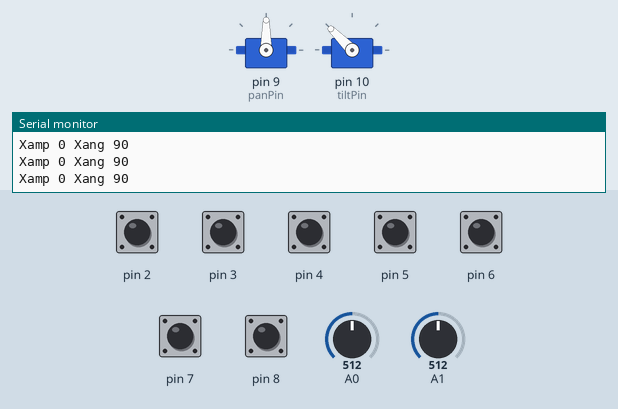
This sketch was run on a simulated Arduino Uno, built with avr-gcc and run on an emulated ATmega328P. On the bench: 2 × servo, the last lines printed to the serial monitor. The test bench sets the inputs (shaded band); at power-on: pin 2–8 HIGH, A0 = 512, A1 = 512.

Above: at 1.3 s.
1.4 s: A0 set to 716
At 2.5 s:
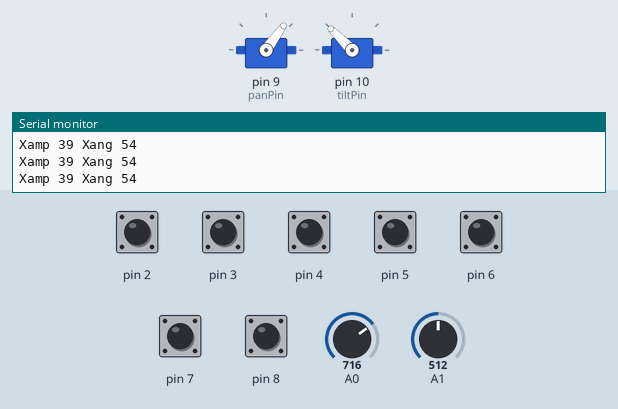
2.9 s: A1 set to 716
At 4.1 s:
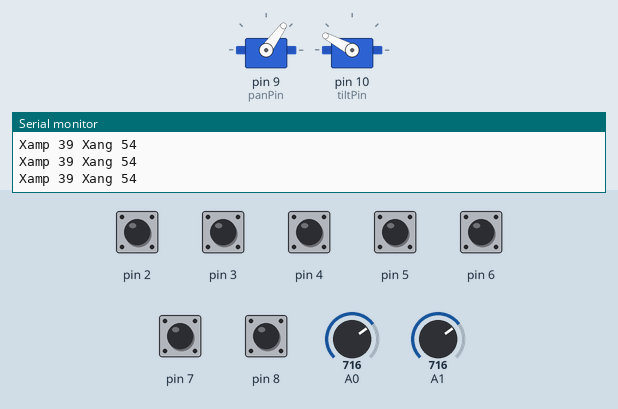
4.4 s: A0 set to 900
At 5.6 s:
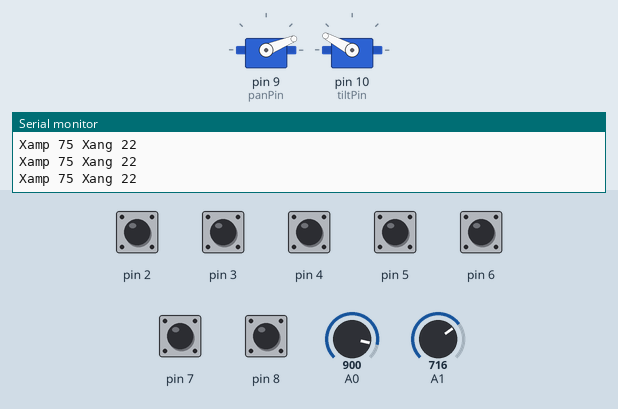
5.9 s: A0 set to 306
At 7.1 s:
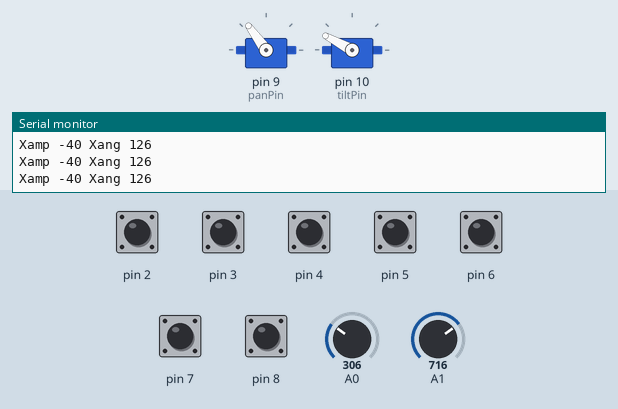
7.4 s: A1 set to 524
At 7.9 s:
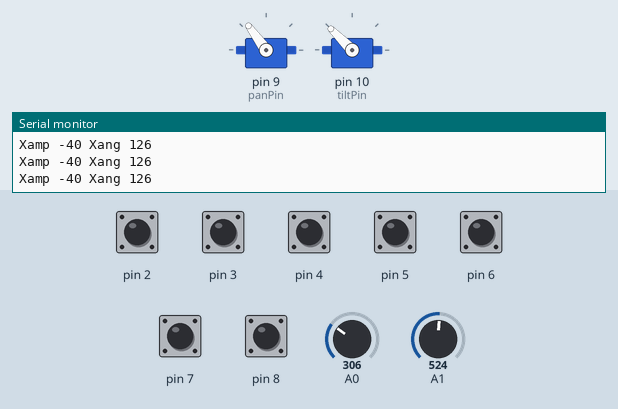
8.9 s: A1 set to 517
Timing chart, 0 to 11.4 s (numbered marks = the images above; inputs shaded):
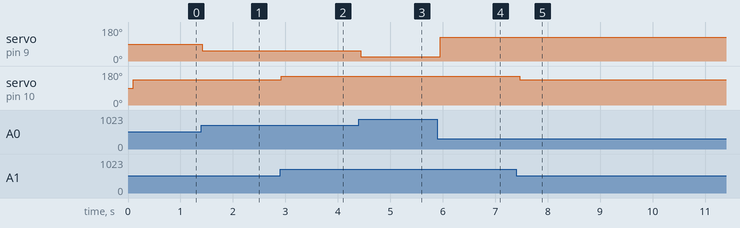

The sketch:

ServoJoystick.ino
```cpp
/*
 * Control pan tilt servos from the Funduino joystick
 */

#include <Servo.h>
int panPin = 9;   // Servos attach to PWM pins
int tiltPin = 10;

Servo panServo,tiltServo;  // create servo object to control a servo
                // twelve servo objects can be created on most boards
#define PanMaxAngle 0    // pan right
#define PanMinAngle 180  // pan left
#define PanRange (PanMaxAngle-PanMinAngle)
// Tilt 0 is table horizontal, camera facing up, 90 facing forward
// Pan 0 is right, 90 middle, 180 left
#define TiltMaxAngle 180  // up
#define TiltMinAngle 90   // down
#define TiltRange (TiltMaxAngle-TiltMinAngle)

#define MinAmplitude -100
#define MaxAmplitude 100
#define AmplitudeRange (MaxAmplitude-MinAmplitude)

#define PanFactor ((float)PanRange / (float)AmplitudeRange)
#define TiltFactor ((float)TiltRange / (float)AmplitudeRange)

#include <JoystickShield.h> // include JoystickShield Library
// standard joystick shield uses pins 0-8
JoystickShield joystickShield; // create an instance of JoystickShield object

void setup() {
  // put your setup code here, to run once:
  Serial.begin(9600);
  // must attach servo to a PWM pin
  panServo.attach(panPin);  // attaches the servo on pin 9 to the servo object
  tiltServo.attach(tiltPin);
  delay(100);
  // new calibration function
  joystickShield.calibrateJoystick();

  // predefined Joystick to Pins 0 and 1.
  // Change it if you are using a different shield
  // setJoystickPins(0, 1);

  // predefined buttons to the following pins.
  // change it if you are using a different shield.
  // setButtonPins(pinJoystickButton, pinUp, pinRight, pinDown, pinLeft, pinF, pinE);
  // to deactivate a button use a pin outside of the range of the arduino e.g. 255, but not above
  // setButtonPins(8, 2, 3, 4, 5, 7, 6);
}

/*
 *   Joystick amplitude goes from -100 to + 100 which has to be mapped to
 *   PanTilt max/min angles
 *   Integer arithmetic will introduce errors
 */
int xAmpToXangle(int amplitude)
{
  return PanMinAngle +((amplitude-MinAmplitude)*PanFactor );
}

int yAmpToYangle(int amplitude)
{
  return TiltMinAngle +((amplitude-MinAmplitude)*TiltFactor );
}

void loop() {
  int pos;
  // put your main code here, to run repeatedly:
  joystickShield.processEvents(); // process events
#if 0
  for(pos = PanMinAngle; pos <= PanMaxAngle; pos += 1) // goes from 0 degrees to 180 degrees
  {                                  // in steps of 1 degree
    panServo.write(pos);              // tell servo to go to position in variable 'pos'
    delay(15);                       // waits 15ms for the servo to reach the position
  }
  for(pos = PanMaxAngle; pos>=PanMinAngle; pos-=1)     // goes from 180 degrees to 0 degrees
  {
    panServo.write(pos);              // tell servo to go to position in variable 'pos'
    delay(15);                       // waits 15ms for the servo to reach the position
  }
#endif
#if 0
  for(pos = TiltMinAngle; pos <= TiltMaxAngle; pos += 1) // goes from 0 degrees to 180 degrees
  {                                  // in steps of 1 degree
    tiltServo.write(pos);              // tell servo to go to position in variable 'pos'
    delay(15);                       // waits 15ms for the servo to reach the position
  }
  for(pos = TiltMaxAngle; pos>=TiltMinAngle; pos-=1)     // goes from 180 degrees to 0 degrees
  {
    tiltServo.write(pos);              // tell servo to go to position in variable 'pos'
    delay(15);                       // waits 15ms for the servo to reach the position
  }
#endif
#if 1
  Serial.print("Xamp ");Serial.print(joystickShield.xAmplitude());
  Serial.print(" Xang ");
  pos = xAmpToXangle(joystickShield.xAmplitude());
  Serial.println(pos);
  panServo.write(pos);
  pos = yAmpToYangle(joystickShield.yAmplitude());
  tiltServo.write(pos);
  delay(100);
#endif
}
```

Measured:
- after the input at 1.4 s, servo on pin 9 (panPin): 90° → 54° at once
- after the input at 2.9 s, servo on pin 10 (tiltPin): 135° → 152° at once
- after the input at 4.4 s, servo on pin 9 (panPin): 54° → 22° at once
- after the input at 5.9 s, servo on pin 9 (panPin): 22° → 126° after 0.05 s
- after the input at 7.4 s, servo on pin 10 (tiltPin): 152° → 135° after 0.07 s
